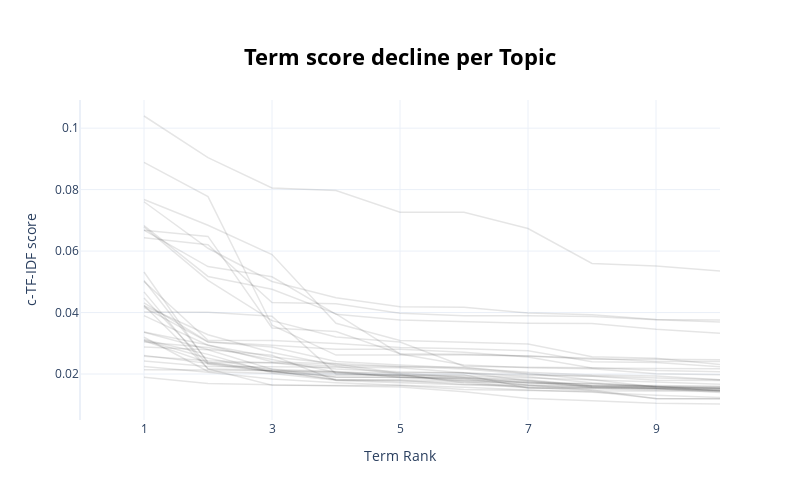

This figure's notebook cell:
### Code cell
topic_model.visualize_term_rank()

### Figure 1 — Plotly figure (JSON) as saved in the notebook; plotly's stock layout.template omitted (floating-point values rounded to 4 significant figures)
{"data": [{"hovertext": "<b>Topic -1</b>:the_and_phone_to_it_is_this_for_wi", "line": {"color": "black", "width": 1.5}, "mode": "lines+lines", "name": "", "opacity": 0.1, "type": "scatter", "x": [1, 2, 3, 4, 5, 6, 7, 8, 9, 10], "y": [0.01895, 0.01691, 0.01654, 0.01623, 0.01577, 0.01426, 0.01204, 0.01132, 0.01048, 0.01025]}, {"hovertext": "<b>Topic 0</b>:product_it_love it_love_good_excell", "line": {"color": "black", "width": 1.5}, "mode": "lines+lines", "name": "", "opacity": 0.1, "type": "scatter", "x": [1, 2, 3, 4, 5, 6, 7, 8, 9, 10], "y": [0.0422, 0.03279, 0.02701, 0.02286, 0.02236, 0.02223, 0.02015, 0.01814, 0.01579, 0.01549]}, {"hovertext": "<b>Topic 1</b>:phone_great_love_great phone_very_i", "line": {"color": "black", "width": 1.5}, "mode": "lines+lines", "name": "", "opacity": 0.1, "type": "scatter", "x": [1, 2, 3, 4, 5, 6, 7, 8, 9, 10], "y": [0.0501, 0.03097, 0.03088, 0.0299, 0.02863, 0.02824, 0.02757, 0.02397, 0.02375, 0.02238]}, {"hovertext": "<b>Topic 2</b>:camera_the_is_good_and_quality_phon", "line": {"color": "black", "width": 1.5}, "mode": "lines+lines", "name": "", "opacity": 0.1, "type": "scatter", "x": [1, 2, 3, 4, 5, 6, 7, 8, 9, 10], "y": [0.02575, 0.02432, 0.02364, 0.02254, 0.01996, 0.0171, 0.01544, 0.01544, 0.01513, 0.01444]}, {"hovertext": "<b>Topic 3</b>:case_my_clip_otterbox_this_it_this ", "line": {"color": "black", "width": 1.5}, "mode": "lines+lines", "name": "", "opacity": 0.1, "type": "scatter", "x": [1, 2, 3, 4, 5, 6, 7, 8, 9, 10], "y": [0.04472, 0.02311, 0.0208, 0.02026, 0.01947, 0.01942, 0.01881, 0.01813, 0.01742, 0.0167]}, {"hovertext": "<b>Topic 4</b>:the_screen_the screen_scratches_was", "line": {"color": "black", "width": 1.5}, "mode": "lines+lines", "name": "", "opacity": 0.1, "type": "scatter", "x": [1, 2, 3, 4, 5, 6, 7, 8, 9, 10], "y": [0.0288, 0.02786, 0.02155, 0.02082, 0.01956, 0.01765, 0.01559, 0.01458, 0.01446, 0.01433]}, {"hovertext": "<b>Topic 5</b>:the_to_keyboard_and_for_my_phone_it", "line": {"color": "black", "width": 1.5}, "mode": "lines+lines", "name": "", "opacity": 0.1, "type": "scatter", "x": [1, 2, 3, 4, 5, 6, 7, 8, 9, 10], "y": [0.02245, 0.02061, 0.01835, 0.01718, 0.01637, 0.01573, 0.0148, 0.01408, 0.0131, 0.01232]}, {"hovertext": "<b>Topic 6</b>:new_the_was_it_box_and_phone_with_t", "line": {"color": "black", "width": 1.5}, "mode": "lines+lines", "name": "", "opacity": 0.1, "type": "scatter", "x": [1, 2, 3, 4, 5, 6, 7, 8, 9, 10], "y": [0.02607, 0.02348, 0.0208, 0.01825, 0.01809, 0.01793, 0.01744, 0.01568, 0.01534, 0.01462]}, {"hovertext": "<b>Topic 7</b>:charge_charger_not_it_the_phone_on_", "line": {"color": "black", "width": 1.5}, "mode": "lines+lines", "name": "", "opacity": 0.1, "type": "scatter", "x": [1, 2, 3, 4, 5, 6, 7, 8, 9, 10], "y": [0.03079, 0.02367, 0.02367, 0.02166, 0.02071, 0.02029, 0.01914, 0.01718, 0.01591, 0.0154]}, {"hovertext": "<b>Topic 8</b>:fast_expected_thanks_what_just as_g", "line": {"color": "black", "width": 1.5}, "mode": "lines+lines", "name": "", "opacity": 0.1, "type": "scatter", "x": [1, 2, 3, 4, 5, 6, 7, 8, 9, 10], "y": [0.07605, 0.06091, 0.05011, 0.04485, 0.04191, 0.04175, 0.03988, 0.03931, 0.03778, 0.03758]}, {"hovertext": "<b>Topic 9</b>:att_phone_with_tmobile_network_this", "line": {"color": "black", "width": 1.5}, "mode": "lines+lines", "name": "", "opacity": 0.1, "type": "scatter", "x": [1, 2, 3, 4, 5, 6, 7, 8, 9, 10], "y": [0.0532, 0.02347, 0.02166, 0.01893, 0.01892, 0.01851, 0.0172, 0.01682, 0.01562, 0.0147]}, {"hovertext": "<b>Topic 10</b>:venezuela_in venezuela_movistar_in", "line": {"color": "black", "width": 1.5}, "mode": "lines+lines", "name": "", "opacity": 0.1, "type": "scatter", "x": [1, 2, 3, 4, 5, 6, 7, 8, 9, 10], "y": [0.06789, 0.05047, 0.03737, 0.03207, 0.03043, 0.02255, 0.02218, 0.02202, 0.02112, 0.0207]}, {"hovertext": "<b>Topic 11</b>:phone_it_not_had_this_this phone_t", "line": {"color": "black", "width": 1.5}, "mode": "lines+lines", "name": "", "opacity": 0.1, "type": "scatter", "x": [1, 2, 3, 4, 5, 6, 7, 8, 9, 10], "y": [0.03038, 0.02859, 0.02473, 0.02061, 0.02044, 0.02042, 0.01784, 0.01588, 0.01565, 0.01543]}, {"hovertext": "<b>Topic 12</b>:working_stopped working_stopped_af", "line": {"color": "black", "width": 1.5}, "mode": "lines+lines", "name": "", "opacity": 0.1, "type": "scatter", "x": [1, 2, 3, 4, 5, 6, 7, 8, 9, 10], "y": [0.06684, 0.05495, 0.05164, 0.03942, 0.03755, 0.03703, 0.03652, 0.03642, 0.03454, 0.03327]}, {"hovertext": "<b>Topic 13</b>:el_que_es_muy_la_en_de_con_este_pr", "line": {"color": "black", "width": 1.5}, "mode": "lines+lines", "name": "", "opacity": 0.1, "type": "scatter", "x": [1, 2, 3, 4, 5, 6, 7, 8, 9, 10], "y": [0.1039, 0.09043, 0.08052, 0.07969, 0.07262, 0.07262, 0.06735, 0.05596, 0.05513, 0.05348]}, {"hovertext": "<b>Topic 14</b>:water_and_is_the_phone_it_this_wor", "line": {"color": "black", "width": 1.5}, "mode": "lines+lines", "name": "", "opacity": 0.1, "type": "scatter", "x": [1, 2, 3, 4, 5, 6, 7, 8, 9, 10], "y": [0.04232, 0.02172, 0.02117, 0.02047, 0.01914, 0.0185, 0.01631, 0.01478, 0.01199, 0.01193]}, {"hovertext": "<b>Topic 15</b>:straight_straight talk_talk_sim_th", "line": {"color": "black", "width": 1.5}, "mode": "lines+lines", "name": "", "opacity": 0.1, "type": "scatter", "x": [1, 2, 3, 4, 5, 6, 7, 8, 9, 10], "y": [0.04017, 0.04013, 0.0388, 0.02004, 0.01977, 0.01973, 0.01548, 0.01522, 0.01471, 0.0147]}, {"hovertext": "<b>Topic 16</b>:blu_the_and_is_the blu_of_to_phone", "line": {"color": "black", "width": 1.5}, "mode": "lines+lines", "name": "", "opacity": 0.1, "type": "scatter", "x": [1, 2, 3, 4, 5, 6, 7, 8, 9, 10], "y": [0.04672, 0.02168, 0.01634, 0.01628, 0.01624, 0.01498, 0.01457, 0.01428, 0.012, 0.01192]}, {"hovertext": "<b>Topic 17</b>:size_is_for_the_phone_and_as_my_to", "line": {"color": "black", "width": 1.5}, "mode": "lines+lines", "name": "", "opacity": 0.1, "type": "scatter", "x": [1, 2, 3, 4, 5, 6, 7, 8, 9, 10], "y": [0.03196, 0.02082, 0.02018, 0.018, 0.01796, 0.01656, 0.01635, 0.01621, 0.0154, 0.0153]}, {"hovertext": "<b>Topic 18</b>:memory_apps_sd_de_phone_and_the_is", "line": {"color": "black", "width": 1.5}, "mode": "lines+lines", "name": "", "opacity": 0.1, "type": "scatter", "x": [1, 2, 3, 4, 5, 6, 7, 8, 9, 10], "y": [0.031, 0.02512, 0.02104, 0.02076, 0.01885, 0.01871, 0.01777, 0.01623, 0.01623, 0.01602]}, {"hovertext": "<b>Topic 19</b>:warning_warning warning_unlocked_u", "line": {"color": "black", "width": 1.5}, "mode": "lines+lines", "name": "", "opacity": 0.1, "type": "scatter", "x": [1, 2, 3, 4, 5, 6, 7, 8, 9, 10], "y": [0.07678, 0.0684, 0.05888, 0.03652, 0.03089, 0.03041, 0.02973, 0.02561, 0.02517, 0.02313]}, {"hovertext": "<b>Topic 20</b>:hear_volume_the_the volume_hearing", "line": {"color": "black", "width": 1.5}, "mode": "lines+lines", "name": "", "opacity": 0.1, "type": "scatter", "x": [1, 2, 3, 4, 5, 6, 7, 8, 9, 10], "y": [0.03901, 0.02938, 0.02556, 0.02345, 0.02243, 0.02163, 0.01995, 0.01931, 0.01873, 0.01811]}, {"hovertext": "<b>Topic 21</b>:watch_to_the watch_have_can_the_it", "line": {"color": "black", "width": 1.5}, "mode": "lines+lines", "name": "", "opacity": 0.1, "type": "scatter", "x": [1, 2, 3, 4, 5, 6, 7, 8, 9, 10], "y": [0.05041, 0.02394, 0.02081, 0.019, 0.01885, 0.01805, 0.01645, 0.01556, 0.01526, 0.01398]}, {"hovertext": "<b>Topic 22</b>:was_phone was_phone_perfect_this p", "line": {"color": "black", "width": 1.5}, "mode": "lines+lines", "name": "", "opacity": 0.1, "type": "scatter", "x": [1, 2, 3, 4, 5, 6, 7, 8, 9, 10], "y": [0.04314, 0.03052, 0.02932, 0.02809, 0.02808, 0.02706, 0.0255, 0.02196, 0.02184, 0.02175]}, {"hovertext": "<b>Topic 23</b>:iphone_she_loves_her_the iphone_ex", "line": {"color": "black", "width": 1.5}, "mode": "lines+lines", "name": "", "opacity": 0.1, "type": "scatter", "x": [1, 2, 3, 4, 5, 6, 7, 8, 9, 10], "y": [0.06673, 0.06476, 0.03498, 0.03382, 0.02663, 0.02643, 0.02586, 0.02514, 0.02404, 0.02404]}, {"hovertext": "<b>Topic 24</b>:sim_card_sim card_the sim_the_not_", "line": {"color": "black", "width": 1.5}, "mode": "lines+lines", "name": "", "opacity": 0.1, "type": "scatter", "x": [1, 2, 3, 4, 5, 6, 7, 8, 9, 10], "y": [0.06833, 0.05175, 0.04755, 0.03959, 0.02654, 0.02295, 0.02201, 0.02169, 0.02011, 0.01976]}, {"hovertext": "<b>Topic 25</b>:lte_not_rca_glte_not lte_is_and_ph", "line": {"color": "black", "width": 1.5}, "mode": "lines+lines", "name": "", "opacity": 0.1, "type": "scatter", "x": [1, 2, 3, 4, 5, 6, 7, 8, 9, 10], "y": [0.03122, 0.0264, 0.02041, 0.0196, 0.0196, 0.01898, 0.01811, 0.01622, 0.01601, 0.01583]}, {"hovertext": "<b>Topic 26</b>:battery_life_battery life_day_batt", "line": {"color": "black", "width": 1.5}, "mode": "lines+lines", "name": "", "opacity": 0.1, "type": "scatter", "x": [1, 2, 3, 4, 5, 6, 7, 8, 9, 10], "y": [0.04172, 0.03039, 0.02882, 0.02407, 0.02297, 0.02196, 0.02055, 0.01965, 0.01936, 0.01812]}, {"hovertext": "<b>Topic 27</b>:us_sim_it_the_the us_international", "line": {"color": "black", "width": 1.5}, "mode": "lines+lines", "name": "", "opacity": 0.1, "type": "scatter", "x": [1, 2, 3, 4, 5, 6, 7, 8, 9, 10], "y": [0.03364, 0.02944, 0.02399, 0.02326, 0.02025, 0.01895, 0.01701, 0.0169, 0.01604, 0.01443]}, {"hovertext": "<b>Topic 28</b>:the phone_the_on_to_to return_phon", "line": {"color": "black", "width": 1.5}, "mode": "lines+lines", "name": "", "opacity": 0.1, "type": "scatter", "x": [1, 2, 3, 4, 5, 6, 7, 8, 9, 10], "y": [0.02425, 0.02242, 0.02237, 0.0223, 0.02207, 0.02044, 0.0196, 0.01927, 0.01796, 0.01787]}, {"hovertext": "<b>Topic 29</b>:battery_the battery_the_battery di", "line": {"color": "black", "width": 1.5}, "mode": "lines+lines", "name": "", "opacity": 0.1, "type": "scatter", "x": [1, 2, 3, 4, 5, 6, 7, 8, 9, 10], "y": [0.08888, 0.07774, 0.03586, 0.02616, 0.02616, 0.02616, 0.02588, 0.02478, 0.02478, 0.02465]}, {"hovertext": "<b>Topic 30</b>:windows_the_nokia_windows phone_lu", "line": {"color": "black", "width": 1.5}, "mode": "lines+lines", "name": "", "opacity": 0.1, "type": "scatter", "x": [1, 2, 3, 4, 5, 6, 7, 8, 9, 10], "y": [0.03361, 0.028, 0.02609, 0.01791, 0.01714, 0.01652, 0.01587, 0.0157, 0.01517, 0.01493]}, {"hovertext": "<b>Topic 31</b>:warranty_to_buy_this_samsung_phone", "line": {"color": "black", "width": 1.5}, "mode": "lines+lines", "name": "", "opacity": 0.1, "type": "scatter", "x": [1, 2, 3, 4, 5, 6, 7, 8, 9, 10], "y": [0.02135, 0.02135, 0.02108, 0.01812, 0.01758, 0.01744, 0.01714, 0.01605, 0.01586, 0.01524]}, {"hovertext": "<b>Topic 32</b>:basic_simple_is simple_internet_li", "line": {"color": "black", "width": 1.5}, "mode": "lines+lines", "name": "", "opacity": 0.1, "type": "scatter", "x": [1, 2, 3, 4, 5, 6, 7, 8, 9, 10], "y": [0.06437, 0.06204, 0.04325, 0.0429, 0.03979, 0.03896, 0.03896, 0.0387, 0.03769, 0.0369]}], "layout": {"height": 500, "hoverlabel": {"bgcolor": "white", "font": {"family": "Rockwell", "size": 16}}, "showlegend": false, "title": {"font": {"color": "Black", "size": 22}, "text": "<b>Term score decline per Topic</b>", "x": 0.5, "xanchor": "center", "y": 0.9, "yanchor": "top"}, "width": 800, "xaxis": {"dtick": 2, "range": [0, 10], "tick0": 1, "title": {"text": "Term Rank"}}, "yaxis": {"title": {"text": "c-TF-IDF score"}}}}
